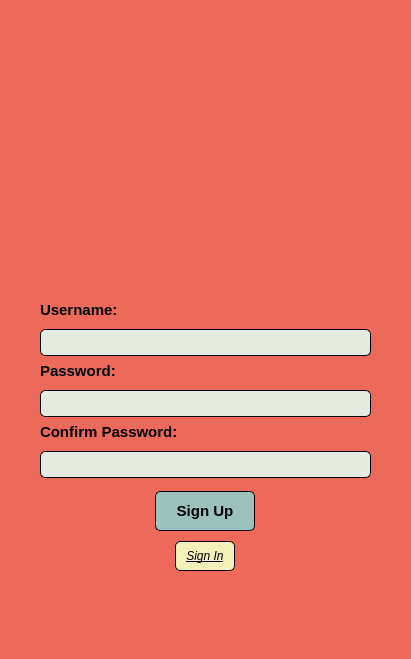
<?xml version="1.0" encoding="UTF-8"?>
<ui version="4.0">
 <class>UserSignup</class>
 <widget class="QWidget" name="UserSignup">
  <property name="geometry">
   <rect>
    <x>0</x>
    <y>0</y>
    <width>411</width>
    <height>659</height>
   </rect>
  </property>
  <property name="windowTitle">
   <string>Form</string>
  </property>
  <property name="styleSheet">
   <string notr="true">background-color: rgb(237, 106, 90);</string>
  </property>
  <widget class="QToolButton" name="signupBtn_2">
   <property name="geometry">
    <rect>
     <x>155</x>
     <y>491</y>
     <width>100</width>
     <height>40</height>
    </rect>
   </property>
   <property name="font">
    <font>
     <pointsize>11</pointsize>
     <bold>true</bold>
    </font>
   </property>
   <property name="styleSheet">
    <string notr="true">border-radius: 5px;
background-color: rgb(155, 193, 188);
border: 1px solid;</string>
   </property>
   <property name="text">
    <string>Sign Up</string>
   </property>
   <property name="popupMode">
    <enum>QToolButton::InstantPopup</enum>
   </property>
   <property name="toolButtonStyle">
    <enum>Qt::ToolButtonTextBesideIcon</enum>
   </property>
  </widget>
  <widget class="QToolButton" name="loginBtn_2">
   <property name="geometry">
    <rect>
     <x>175</x>
     <y>541</y>
     <width>60</width>
     <height>30</height>
    </rect>
   </property>
   <property name="font">
    <font>
     <italic>true</italic>
     <underline>true</underline>
    </font>
   </property>
   <property name="styleSheet">
    <string notr="true">border-radius: 5px;
background-color: rgb(244, 241, 187);
border: 1px solid;</string>
   </property>
   <property name="text">
    <string>Sign In</string>
   </property>
   <property name="popupMode">
    <enum>QToolButton::InstantPopup</enum>
   </property>
   <property name="toolButtonStyle">
    <enum>Qt::ToolButtonTextBesideIcon</enum>
   </property>
  </widget>
  <widget class="QLabel" name="logo_label_2">
   <property name="geometry">
    <rect>
     <x>105</x>
     <y>80</y>
     <width>200</width>
     <height>200</height>
    </rect>
   </property>
   <property name="text">
    <string/>
   </property>
   <property name="pixmap">
    <pixmap resource="res.qrc">:/res/logo.png</pixmap>
   </property>
   <property name="scaledContents">
    <bool>true</bool>
   </property>
  </widget>
  <widget class="QLineEdit" name="pwd_lineEdit_2">
   <property name="geometry">
    <rect>
     <x>40</x>
     <y>390</y>
     <width>331</width>
     <height>27</height>
    </rect>
   </property>
   <property name="font">
    <font>
     <pointsize>11</pointsize>
    </font>
   </property>
   <property name="styleSheet">
    <string notr="true">border: 1px solid;
border-radius: 5px;
background-color: rgb(230, 235, 224);</string>
   </property>
   <property name="echoMode">
    <enum>QLineEdit::Password</enum>
   </property>
  </widget>
  <widget class="QLabel" name="pwd_label_2">
   <property name="geometry">
    <rect>
     <x>40</x>
     <y>361</y>
     <width>101</width>
     <height>20</height>
    </rect>
   </property>
   <property name="font">
    <font>
     <pointsize>11</pointsize>
     <bold>true</bold>
    </font>
   </property>
   <property name="text">
    <string>Password:</string>
   </property>
  </widget>
  <widget class="QLineEdit" name="confirmpwd_lineEdit">
   <property name="geometry">
    <rect>
     <x>40</x>
     <y>451</y>
     <width>331</width>
     <height>27</height>
    </rect>
   </property>
   <property name="font">
    <font>
     <pointsize>11</pointsize>
    </font>
   </property>
   <property name="styleSheet">
    <string notr="true">border: 1px solid;
border-radius: 5px;
background-color: rgb(230, 235, 224);</string>
   </property>
   <property name="echoMode">
    <enum>QLineEdit::Password</enum>
   </property>
  </widget>
  <widget class="QLineEdit" name="username_lineEdit_2">
   <property name="geometry">
    <rect>
     <x>40</x>
     <y>329</y>
     <width>331</width>
     <height>27</height>
    </rect>
   </property>
   <property name="font">
    <font>
     <pointsize>11</pointsize>
    </font>
   </property>
   <property name="styleSheet">
    <string notr="true">border: 1px solid;
border-radius: 5px;
background-color: rgb(230, 235, 224);</string>
   </property>
  </widget>
  <widget class="QLabel" name="confirmpwd_label">
   <property name="geometry">
    <rect>
     <x>40</x>
     <y>422</y>
     <width>181</width>
     <height>20</height>
    </rect>
   </property>
   <property name="font">
    <font>
     <pointsize>11</pointsize>
     <bold>true</bold>
    </font>
   </property>
   <property name="text">
    <string>Confirm Password:</string>
   </property>
  </widget>
  <widget class="QLabel" name="username_label_2">
   <property name="geometry">
    <rect>
     <x>40</x>
     <y>300</y>
     <width>101</width>
     <height>20</height>
    </rect>
   </property>
   <property name="font">
    <font>
     <pointsize>11</pointsize>
     <bold>true</bold>
    </font>
   </property>
   <property name="text">
    <string>Username:</string>
   </property>
  </widget>
 </widget>
 <resources>
  <include location="res.qrc"/>
 </resources>
 <connections/>
</ui>
